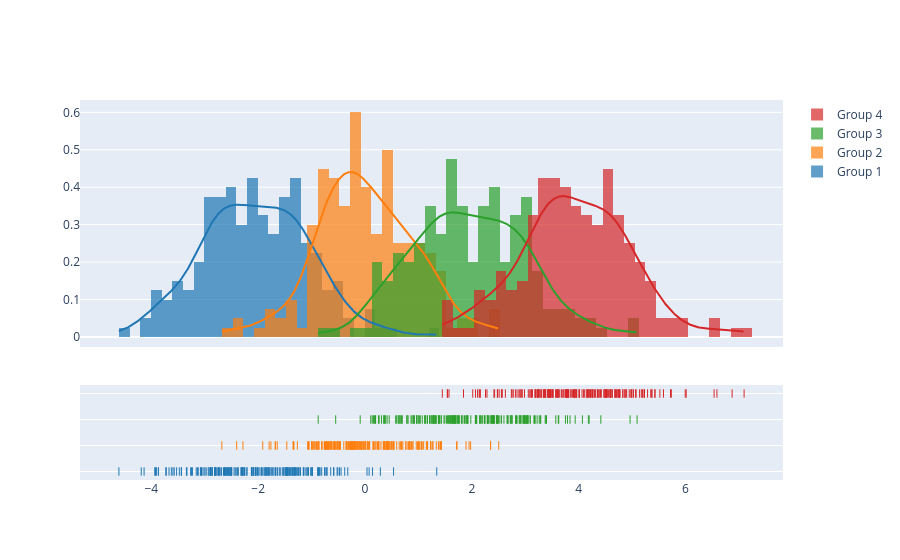

Notebook cell for this chart:
### Code cell
import plotly.figure_factory as ff

# Add histogram data
x1 = np.random.randn(200) - 2
x2 = np.random.randn(200)
x3 = np.random.randn(200) + 2
x4 = np.random.randn(200) + 4

# Group data together
hist_data = [x1, x2, x3, x4]

group_labels = ['Group 1', 'Group 2', 'Group 3', 'Group 4']

# Create distplot with custom bin_size
fig = ff.create_distplot(hist_data, group_labels, bin_size=.2)
fig.show()

### Figure 1 — Plotly figure (JSON) as saved in the notebook; plotly's stock layout.template omitted (floating-point values rounded to 4 significant figures; data arrays with more than 128 entries replaced by an {"elided": "..."} marker saying what was removed)
{"data": [{"autobinx": false, "histnorm": "probability density", "legendgroup": "Group 1", "marker": {"color": "rgb(31, 119, 180)"}, "name": "Group 1", "opacity": 0.7, "type": "histogram", "x": {"elided": "200 float values"}, "xaxis": "x", "xbins": {"end": 1.343, "size": 0.2, "start": -4.607}, "yaxis": "y"}, {"autobinx": false, "histnorm": "probability density", "legendgroup": "Group 2", "marker": {"color": "rgb(255, 127, 14)"}, "name": "Group 2", "opacity": 0.7, "type": "histogram", "x": {"elided": "200 float values"}, "xaxis": "x", "xbins": {"end": 2.503, "size": 0.2, "start": -2.68}, "yaxis": "y"}, {"autobinx": false, "histnorm": "probability density", "legendgroup": "Group 3", "marker": {"color": "rgb(44, 160, 44)"}, "name": "Group 3", "opacity": 0.7, "type": "histogram", "x": {"elided": "200 float values"}, "xaxis": "x", "xbins": {"end": 5.093, "size": 0.2, "start": -0.8769}, "yaxis": "y"}, {"autobinx": false, "histnorm": "probability density", "legendgroup": "Group 4", "marker": {"color": "rgb(214, 39, 40)"}, "name": "Group 4", "opacity": 0.7, "type": "histogram", "x": {"elided": "200 float values"}, "xaxis": "x", "xbins": {"end": 7.096, "size": 0.2, "start": 1.447}, "yaxis": "y"}, {"legendgroup": "Group 1", "marker": {"color": "rgb(31, 119, 180)"}, "mode": "lines", "name": "Group 1", "showlegend": false, "type": "scatter", "x": {"elided": "500 float values"}, "xaxis": "x", "y": {"elided": "500 float values"}, "yaxis": "y"}, {"legendgroup": "Group 2", "marker": {"color": "rgb(255, 127, 14)"}, "mode": "lines", "name": "Group 2", "showlegend": false, "type": "scatter", "x": {"elided": "500 float values"}, "xaxis": "x", "y": {"elided": "500 float values"}, "yaxis": "y"}, {"legendgroup": "Group 3", "marker": {"color": "rgb(44, 160, 44)"}, "mode": "lines", "name": "Group 3", "showlegend": false, "type": "scatter", "x": {"elided": "500 float values"}, "xaxis": "x", "y": {"elided": "500 float values"}, "yaxis": "y"}, {"legendgroup": "Group 4", "marker": {"color": "rgb(214, 39, 40)"}, "mode": "lines", "name": "Group 4", "showlegend": false, "type": "scatter", "x": {"elided": "500 float values"}, "xaxis": "x", "y": {"elided": "500 float values"}, "yaxis": "y"}, {"legendgroup": "Group 1", "marker": {"color": "rgb(31, 119, 180)", "symbol": "line-ns-open"}, "mode": "markers", "name": "Group 1", "showlegend": false, "type": "scatter", "x": {"elided": "200 float values"}, "xaxis": "x", "y": {"elided": "200 str values"}, "yaxis": "y2"}, {"legendgroup": "Group 2", "marker": {"color": "rgb(255, 127, 14)", "symbol": "line-ns-open"}, "mode": "markers", "name": "Group 2", "showlegend": false, "type": "scatter", "x": {"elided": "200 float values"}, "xaxis": "x", "y": {"elided": "200 str values"}, "yaxis": "y2"}, {"legendgroup": "Group 3", "marker": {"color": "rgb(44, 160, 44)", "symbol": "line-ns-open"}, "mode": "markers", "name": "Group 3", "showlegend": false, "type": "scatter", "x": {"elided": "200 float values"}, "xaxis": "x", "y": {"elided": "200 str values"}, "yaxis": "y2"}, {"legendgroup": "Group 4", "marker": {"color": "rgb(214, 39, 40)", "symbol": "line-ns-open"}, "mode": "markers", "name": "Group 4", "showlegend": false, "type": "scatter", "x": {"elided": "200 float values"}, "xaxis": "x", "y": {"elided": "200 str values"}, "yaxis": "y2"}], "layout": {"barmode": "overlay", "hovermode": "closest", "legend": {"traceorder": "reversed"}, "xaxis": {"anchor": "y2", "domain": [0.0, 1.0], "zeroline": false}, "yaxis": {"anchor": "free", "domain": [0.35, 1], "position": 0.0}, "yaxis2": {"anchor": "x", "domain": [0, 0.25], "dtick": 1, "showticklabels": false}}}
